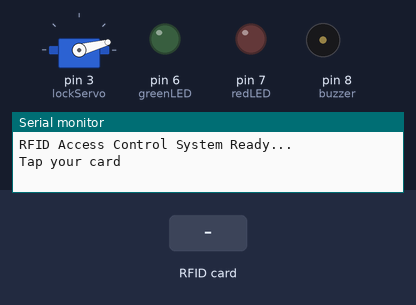
This sketch was run on a simulated Arduino Uno, built with avr-gcc and run on an emulated ATmega328P. On the bench: servo, output pins drawn as LEDs (lit = HIGH), buzzer (waves = sounding), the last lines printed to the serial monitor. Dashed ring = blinking. The inputs (shaded band) are chosen by the test bench. Pins used as bus, display or sensor lines are not drawn.

Above: at 1.2 s.
1.3 s: RFID card 27 F1 E6 00 held to the reader
At 1.38 s:
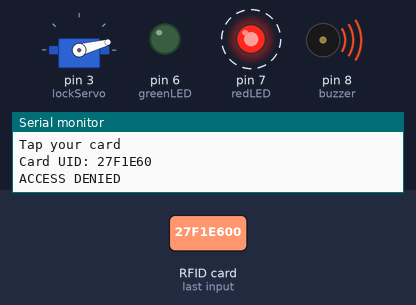
4.3 s: RFID card 5E 7A 19 C4 held to the reader
At 6.8 s:
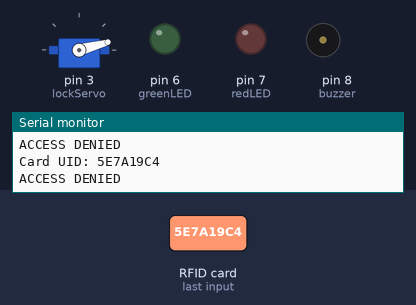
Timing chart, 0 to 8.3 s (numbered marks = the images above; inputs shaded):
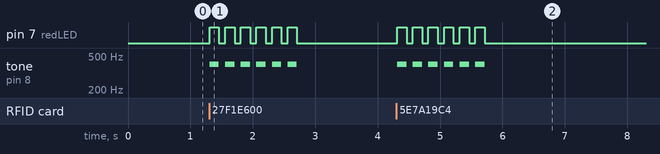

Measured:
- after the input at 1.3 s, pin 7 (redLED): alternates HIGH for 0.15 s and LOW for 0.10 s, 12 changes in all, then stays LOW, starting at once; tone on pin 8 (buzzer): alternates 400 Hz for 0.15 s and silent for 0.10 s, 12 changes in all, then stays silent, starting at once
- after the input at 4.3 s, pin 7 (redLED): alternates HIGH for 0.15 s and LOW for 0.10 s, 12 changes in all, then stays LOW, starting at once; tone on pin 8 (buzzer): alternates 400 Hz for 0.15 s and silent for 0.10 s, 12 changes in all, then stays silent, starting at once

The sketch:

rfid_access_system.ino
```cpp
#include <SPI.h>
#include <MFRC522.h>
#include <Servo.h>

// Pin Definitions
#define SS_PIN 10
#define RST_PIN 9

MFRC522 mfrc522(SS_PIN, RST_PIN); // RFID reader instance

// LEDs and Buzzer
int redLED = 7;
int greenLED = 6;
int buzzer = 8;

// Servo for lock
Servo lockServo;
int lockPos = 15;   // Locked
int unlockPos = 75; // Unlocked

// Allowed RFID card UID (replace with your card UID)
String allowedUID = "27F1E600";

void setup() {
  Serial.begin(9600);
  SPI.begin();
  mfrc522.PCD_Init(); // Initialize RFID

  // Pin setup
  pinMode(redLED, OUTPUT);
  pinMode(greenLED, OUTPUT);
  pinMode(buzzer, OUTPUT);

  // Servo
  lockServo.attach(3);
  lockServo.write(lockPos); // Start locked

  // Startup message
  Serial.println("RFID Access Control System Ready...");
  Serial.println("Tap your card");
}

void loop() {
  // Check for new cards
  if (!mfrc522.PICC_IsNewCardPresent()) return;
  if (!mfrc522.PICC_ReadCardSerial()) return;

  // Read UID
  String uid = "";
  for (byte i = 0; i < mfrc522.uid.size; i++) {
    uid += String(mfrc522.uid.uidByte[i], HEX);
  }
  uid.toUpperCase();

  Serial.print("Card UID: ");
  Serial.println(uid);

  // Check access
  if (uid == allowedUID) {
    accessGranted();
  } else {
    accessDenied();
  }

  mfrc522.PICC_HaltA(); // Stop reading
}

// Access granted sequence
void accessGranted() {
  Serial.println("ACCESS GRANTED");

  digitalWrite(greenLED, HIGH);
  tone(buzzer, 1500, 200); // short beep
  delay(200);
  digitalWrite(greenLED, LOW);

  lockServo.write(unlockPos); // Unlock
  delay(1000);
  lockServo.write(lockPos);   // Lock again
}

// Access denied sequence
void accessDenied() {
  Serial.println("ACCESS DENIED");

  for (int i = 0; i < 6; i++) {
    digitalWrite(redLED, HIGH);
    tone(buzzer, 400, 150); // low beep
    delay(150);
    digitalWrite(redLED, LOW);
    delay(100);
  }
}
```
